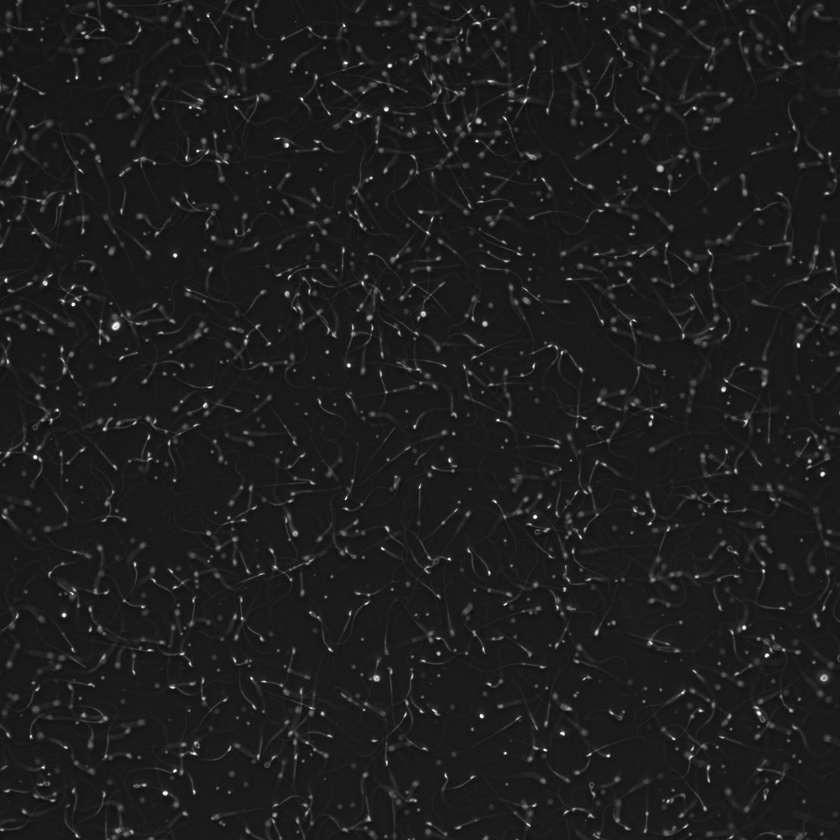
#> input picture UnifiedFramework/ExampleImages/10X_HD_1024_R1.jpg, 840 x 840 px, shrunk from 1024 x 1024 before the run; its folder holds only this picture in this run
$ python -i postprocessors.py   (imports and definitions only)
#> lines starting #> are read from the running program, lines starting #| are printed output that depends on the picture
#> further down, picture is the input picture: shape (840, 840, 3); min 12, max 255, mean 29.6
"""
Postprocessor plugins — each function takes (tracks_df, frames, config) and
returns a modified tracks_df.

'frames' is the full numpy array of video frames (grayscale). Postprocessors
that only operate on the DataFrame (interpolation, stat computation) can ignore
it. Postprocessors that need pixel data (segmentation) use it.
"""

import numpy as np
import cv2 as cv
import pandas as pd
from tqdm import trange


# ── helpers ───────────────────────────────────────────────────────────────────

def _threshold(frame, method="hybrid", global_thresh=50):
#> called with method = 'hybrid', global_thresh = 50
    if len(frame.shape) == 3:
        frame = cv.cvtColor(frame, cv.COLOR_BGR2GRAY)
    if method == "global":
        _, bw = cv.threshold(frame, global_thresh, 255, cv.THRESH_BINARY)
    elif method == "median":
        thresh_val = np.median(frame) + 20
        _, bw = cv.threshold(frame, thresh_val, 255, cv.THRESH_BINARY)
    elif method == "otsu":
        _, bw = cv.threshold(frame, 0, 255, cv.THRESH_BINARY + cv.THRESH_OTSU)
    elif method == "adaptive":
        bw = cv.adaptiveThreshold(
            frame, 255, cv.ADAPTIVE_THRESH_GAUSSIAN_C, cv.THRESH_BINARY, 11, -2
        )
    elif method == "hybrid":
        _, bw1 = cv.threshold(frame, 0, 255, cv.THRESH_BINARY + cv.THRESH_OTSU)
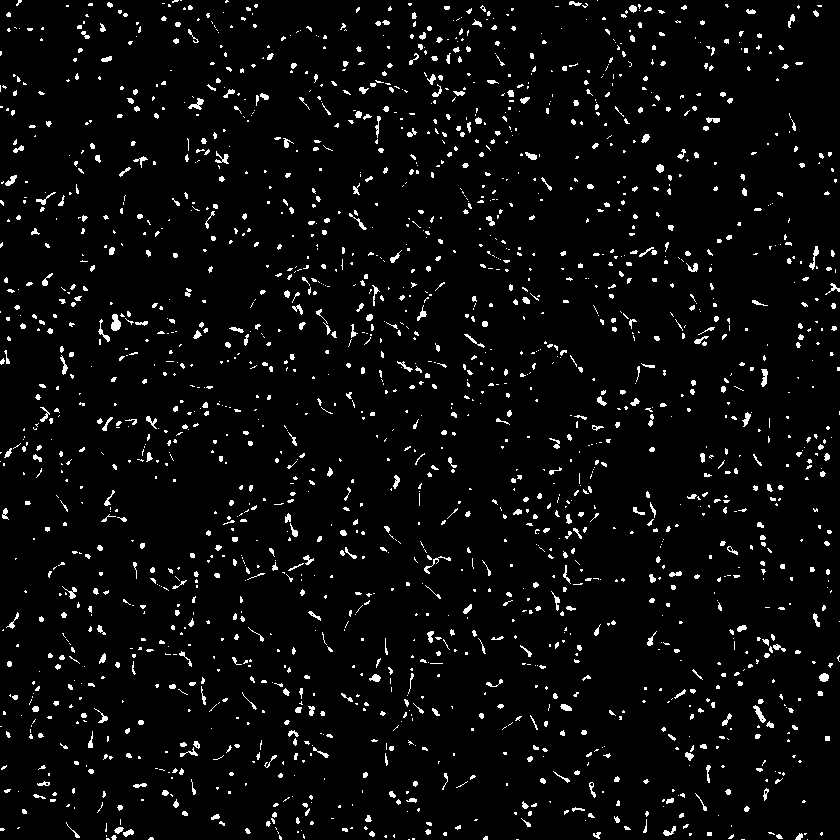
#> bw1: shape (840, 840); 4.1% white in thin lines or dots
        bw2 = cv.adaptiveThreshold(
            frame, 255, cv.ADAPTIVE_THRESH_GAUSSIAN_C, cv.THRESH_BINARY, 11, -2
        )
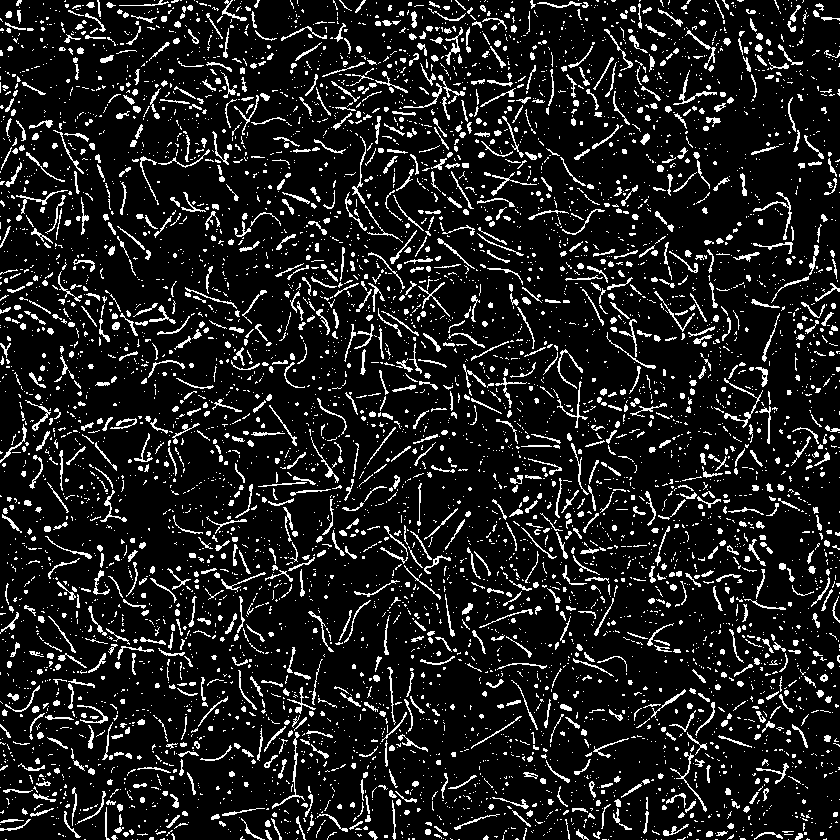
#> bw2: shape (840, 840); 11.8% white in thin lines or dots
        bw = cv.bitwise_or(bw1, bw2)
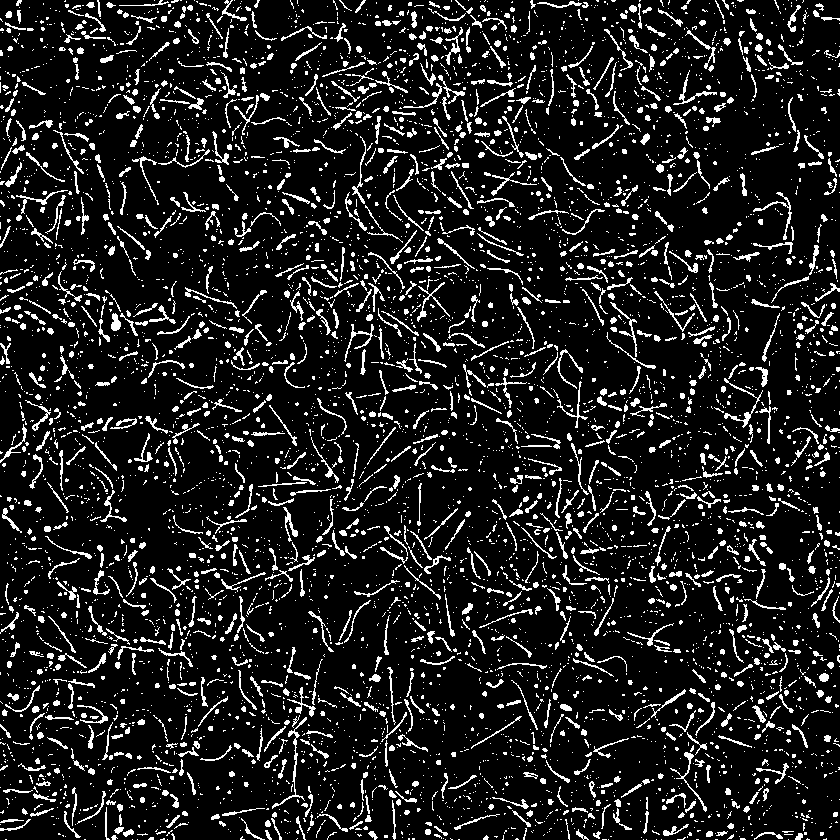
#> bw: shape (840, 840); 12% white in thin lines or dots
    else:
        raise ValueError(f"Unknown threshold method: {method}")
    return bw


# [9 lines left out: function _label_im_to_segmentations, not called in this run]


# ── postprocessor functions ───────────────────────────────────────────────────

def _none(tracks, frames, config):
    return tracks


# [118 lines left out: functions _interpolate, _segment, not called in this run]


# ── registry ─────────────────────────────────────────────────────────────────

POSTPROCESSORS = {
    "none":        _none,
    "interpolate": _interpolate,
    "segment":     _segment,
}

POSTPROCESSOR_PARAMS = {
    "none": {},
    "interpolate": {
        "interpolate_max_gap": {
            "type": "int", "default": 15, "min": 1, "max": 50, "step": 1,
            "label": "Max gap to interpolate (frames)",
        },
    },
    "segment": {
        "seg_threshold_method": {
            "type": "choice",
            "default": "hybrid",
            "choices": ["global", "median", "otsu", "adaptive", "hybrid"],
            "label": "Threshold method",
        },
        "global_thresh": {
            "type": "int", "default": 50, "min": 0, "max": 255, "step": 1,
            "label": "Global threshold",
        },
    },
}

>>> import cv2
>>> picture = cv2.imread('../ExampleImages/10X_HD_1024_R1.jpg')
>>> result = _threshold(picture)

$ run again, on UnifiedFramework/ExampleImages/10X_LD_1024_R1.jpg
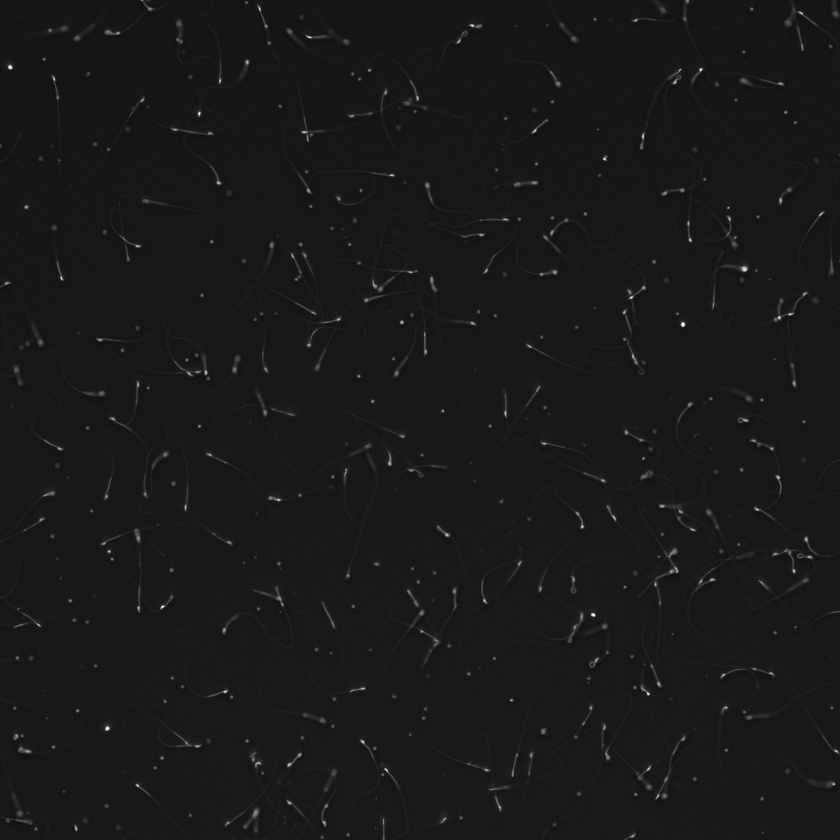
#> input picture UnifiedFramework/ExampleImages/10X_LD_1024_R1.jpg, 840 x 840 px, shrunk from 1024 x 1024 before the run
#> picture is the input picture: shape (840, 840, 3); min 12, max 255, mean 24.9
#> in _threshold, `_, bw1 = cv.threshold(frame, 0, 255, cv.THRESH_BINARY + cv.THRESH_OTSU)`:
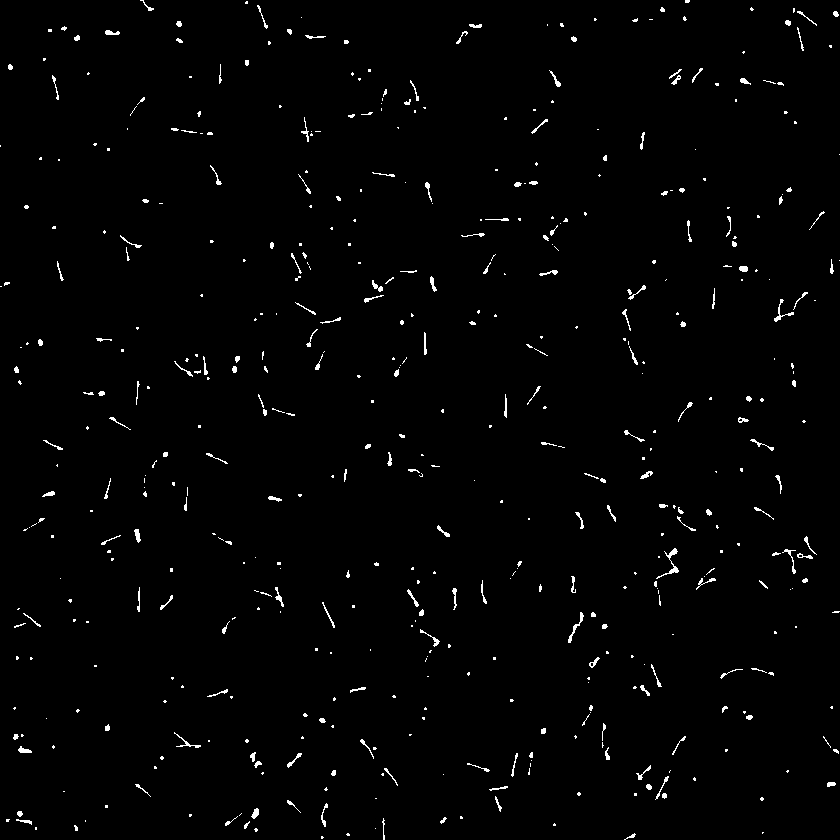
#> bw1: shape (840, 840); 1.4% white in thin lines or dots
#> in _threshold, `bw2 = cv.adaptiveThreshold( frame, 255, cv.ADAPTIVE_THRESH_GAUSSIAN_C,..`:
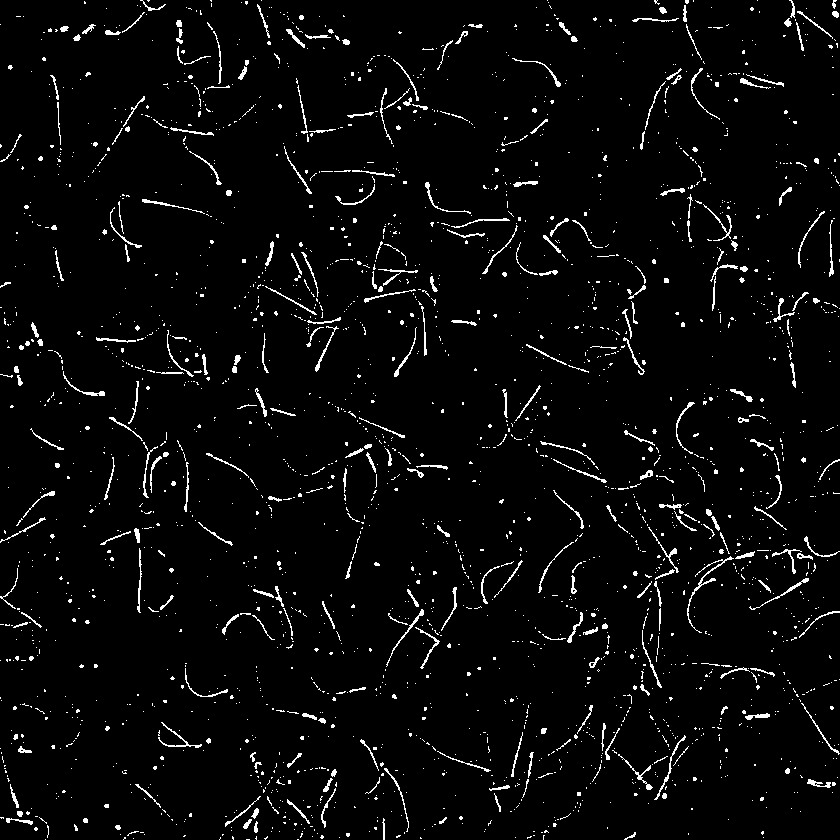
#> bw2: shape (840, 840); 3.7% white in thin lines or dots
#> bw: shape (840, 840); 3.7% white in thin lines or dots
